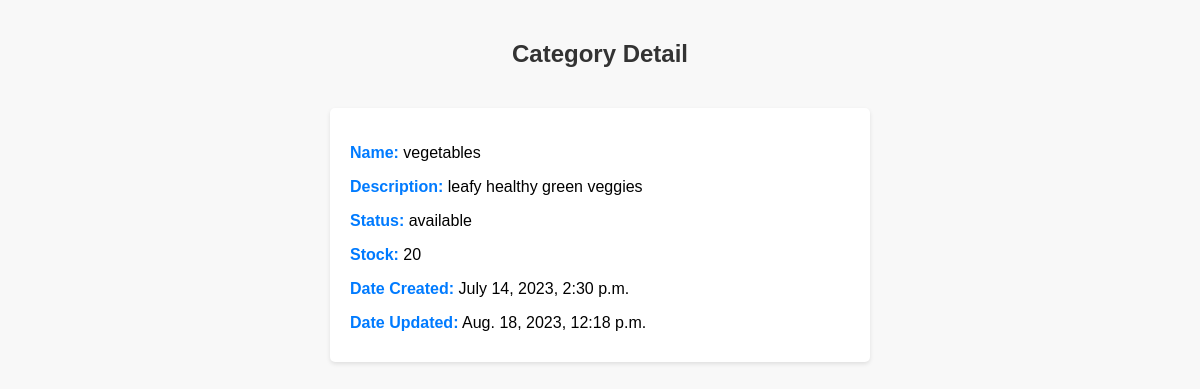
Screenshot of /category/categories/1/ with the database file from the repository.
### category/models.py (models this page shows)
class Category(models.Model):
    class Meta:
        verbose_name_plural = "categories"
    name = models.CharField(max_length=255)
    description = models.TextField()
    status = models.CharField(max_length=50)
    image = models.ImageField(upload_to='category_images/')
    date_created = models.DateTimeField(auto_now_add=True)
    date_updated = models.DateTimeField(auto_now=True)
    stock = models.PositiveIntegerField(default=0)

### category/views.py (the view)
# urls.py: path('categories/<int:category_id>/', category_detail, name='category_detail'),
def category_detail(request, category_id):
    category = get_object_or_404(Category, pk=category_id)
    return render(request, 'category/category_detail.html', {'category': category})

### templates/category/category_detail.html (shortened to what this page needs)
<!DOCTYPE html>
<html>
<head>
</head>
<body>
    <h2>Category Detail</h2>
    <div class="category-details">
        <p><strong>Name:</strong> {{ category.name }}</p>
        <p><strong>Description:</strong> {{ category.description }}</p>
        <p><strong>Status:</strong> {{ category.status }}</p>
        <p><strong>Stock:</strong> {{ category.stock }}</p>
        <p><strong>Date Created:</strong> {{ category.date_created }}</p>
        <p><strong>Date Updated:</strong> {{ category.date_updated }}</p>
    </div>
</body>
</html>

### templates/category/category_detail.html (style rules this page uses)
body { font-family: Arial, sans-serif; background-color: #f8f8f8; margin: 0; padding: 0; }
h2 { text-align: center; padding: 20px; color: #333; }
.category-details { max-width: 500px; margin: 0 auto; background-color: #fff; padding: 20px; border-radius: 5px; box-shadow: 0 2px 4px rgba(0, 0, 0, 0.1); }
p { margin-bottom: 10px; }
strong { color: #007bff; }

### rows the page displays
Category: name "vegetables", description "leafy healthy green veggies", status "available", stock "20", date_created "July 14, 2023, 2:30 p.m.", date_updated "Aug. 18, 2023, 12:18 p.m."
